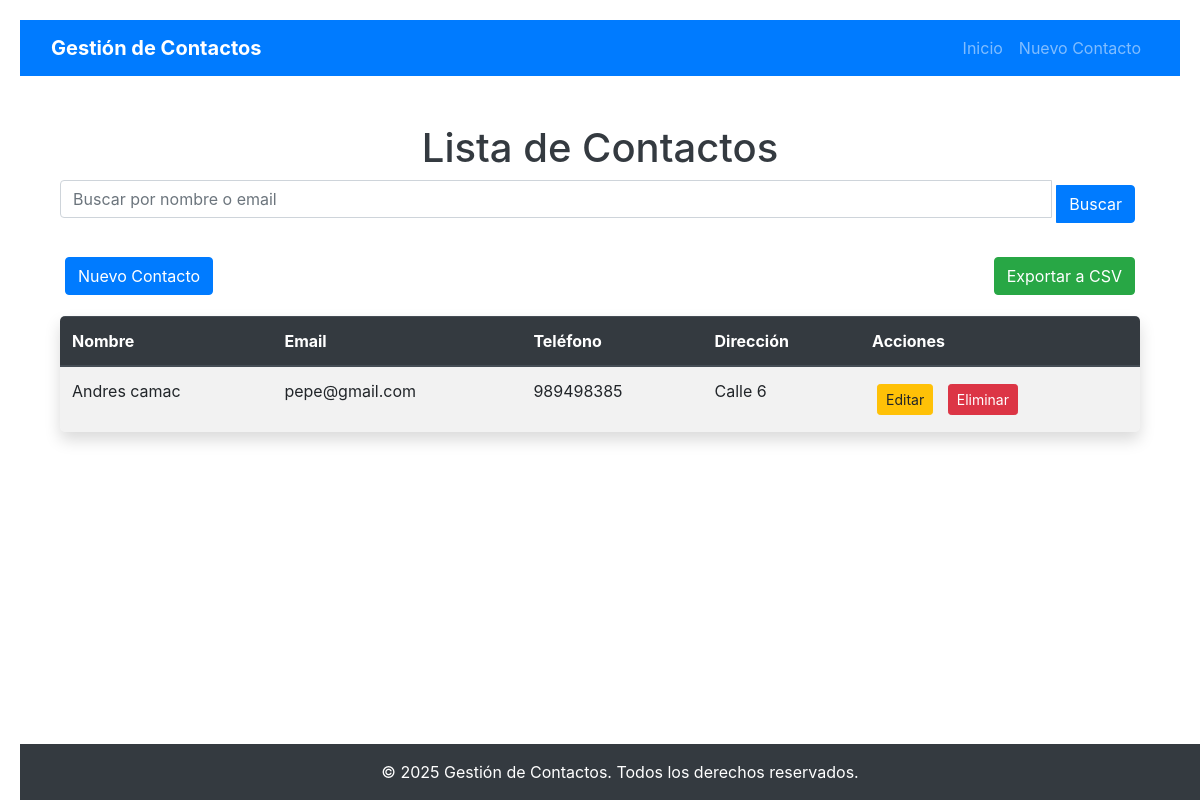
The app's page /, older data.
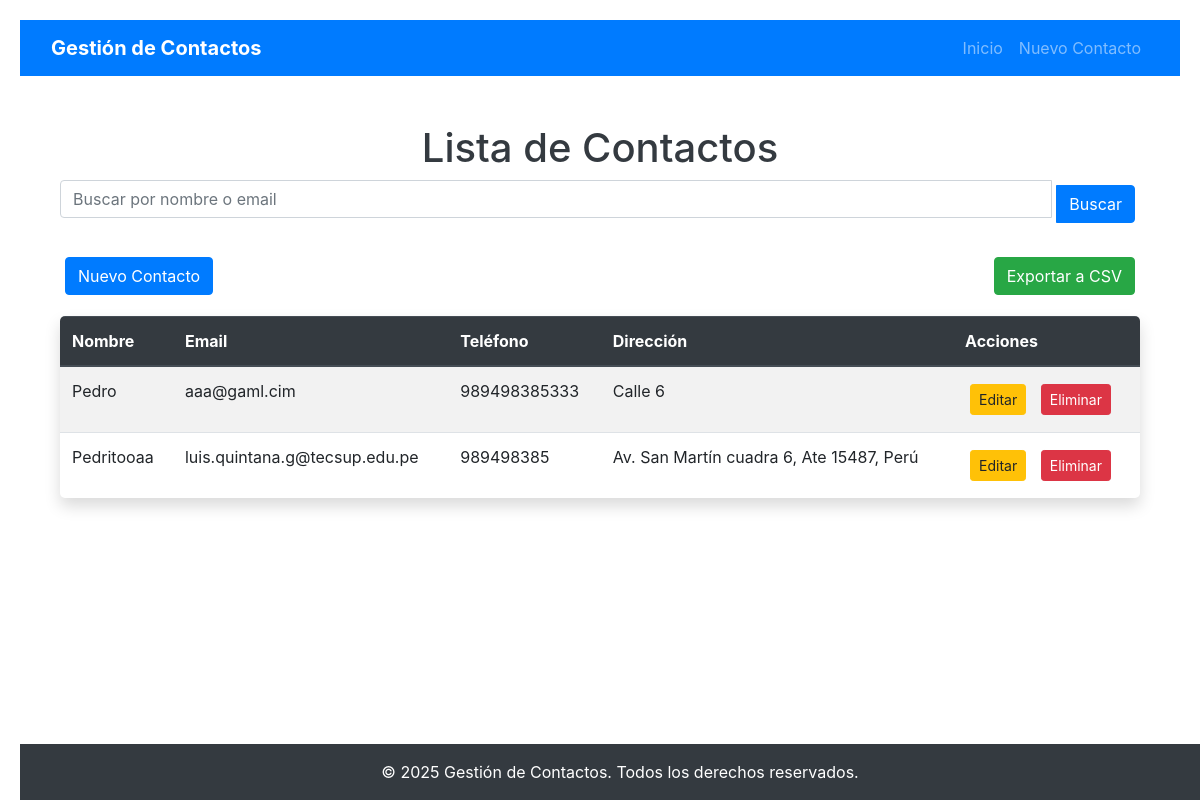
The same page, newer data.
### contactos/models.py (models this page shows, shortened)
class Contacto(models.Model):
    nombre = models.CharField(max_length=100)
    email = models.EmailField()
    telefono = models.CharField(max_length=15)
    direccion = models.CharField(max_length=255)
    creado = models.DateTimeField(auto_now_add=True)

### contactos/views.py (the view)
# urls.py: path('', views.listar_contactos, name='listar_contactos'),  # Ruta principal
def listar_contactos(request):
    query = request.GET.get('q')  # Obtén el término de búsqueda desde la URL
    if query:
        contactos = Contacto.objects.filter(nombre__icontains=query)  # Filtra por nombre
    else:
        contactos = Contacto.objects.all()  # Muestra todos los contactos
    return render(request, 'contactos/lista.html', {'contactos': contactos, 'query': query})

### contactos/templates/contactos/lista.html (shortened to what this page needs)
{% extends 'base.html' %}
    {% load static %}
    {% block content %}
    <div class="container-fluid">
        <h1 class="mt-5 text-center">Lista de Contactos</h1>
        <form method="get" class="mb-4">
            <div class="input-group">
                <input type="text" name="q" class="form-control" placeholder="Buscar por nombre o email" value="{{ query|default:'' }}">
                <div class="input-group-append">
                    <button class="btn btn-primary" type="submit">Buscar</button>
                </div>
            </div>
        </form>
        <div class="d-flex justify-content-between mb-3">
            <a href="{% url 'crear_contacto' %}" class="btn btn-primary">Nuevo Contacto</a>
            <a href="{% url 'exportar_contactos' %}" class="btn btn-success">Exportar a CSV</a>
        </div>
        <table class="table table-hover table-striped shadow">
            <thead class="thead-dark">
                <tr>
                    <th>Nombre</th>
                    <th>Email</th>
                    <th>Teléfono</th>
                    <th>Dirección</th>
                    <th>Acciones</th>
                </tr>
            </thead>
            <tbody>
                {% for contacto in contactos %}
                <tr>
                    <td>{{ contacto.nombre }}</td>
                    <td>{{ contacto.email }}</td>
                    <td>{{ contacto.telefono }}</td>
                    <td>{{ contacto.direccion }}</td>
                    <td>
                        <a href="{% url 'editar_contacto' contacto.id %}" class="btn btn-warning btn-sm">Editar</a>
                        <a href="{% url 'eliminar_contacto' contacto.id %}" class="btn btn-danger btn-sm">Eliminar</a>
                    </td>
                </tr>
                {% empty %}
                <tr>
                    <td colspan="5" class="text-center">No hay contactos disponibles.</td>
                </tr>
                {% endfor %}
            </tbody>
        </table>
    </div>
    {% endblock %}

### contactos/templates/base.html (shortened to what this page needs)
<!DOCTYPE html>
<html lang="es">
<head>
    {% load static %}
    <link rel="stylesheet" href="{% static 'css/styles.css' %}">
    <link rel="stylesheet" href="https://stackpath.bootstrapcdn.com/bootstrap/4.5.2/css/bootstrap.min.css">
</head>
<body>
    <nav class="navbar navbar-expand-lg navbar-dark bg-primary">
        <div class="container">
            <a class="navbar-brand" href="{% url 'listar_contactos' %}">Gestión de Contactos</a>
            <div class="collapse navbar-collapse" id="navbarNav">
                <ul class="navbar-nav ml-auto">
                    <li class="nav-item">
                        <a class="nav-link" href="{% url 'listar_contactos' %}">Inicio</a>
                    </li>
                    <li class="nav-item">
                        <a class="nav-link" href="{% url 'crear_contacto' %}">Nuevo Contacto</a>
                    </li>
                </ul>
            </div>
        </div>
    </nav>
    <main class="container my-5">
        {% block content %}
        {% endblock %}
    </main>
    <footer class="bg-dark text-white text-center py-3">
        <p class="mb-0">&copy; 2025 Gestión de Contactos. Todos los derechos reservados.</p>
    </footer>
</body>
</html>

### static/css/styles.css (style rules this page uses)
body { font-family: 'Arial', sans-serif; background-color: #f8f9fa; margin: 0; padding: 20px; margin-bottom: 60px; animation: fadeIn 1s ease-in-out; }
h1 { color: #343a40; animation: slideDown 0.8s ease-in-out; }
.table { width: 100%; margin-bottom: 1rem; color: #212529; border-radius: 5px; overflow: hidden; animation: fadeIn 1s ease-in-out; }
.table th, .table td { padding: 0.75rem; vertical-align: top; border-top: 1px solid #dee2e6; }
.table thead th { vertical-align: bottom; border-bottom: 2px solid #dee2e6; }
.btn { margin: 5px; border-radius: 20px; transition: transform 0.2s ease-in-out; }
.navbar-brand { font-weight: bold; font-size: 1.5rem; }
footer { background-color: #343a40; color: #ffffff; position: fixed; bottom: 0; width: 100%; padding: 10px 0; }
.container { max-width: 960px; }

Row changes from the older to the newer data that the page shows:
changed Contacto "Calle 6": nombre "Andres camac" → "Pedro"; email "pepe@gmail.com" → "aaa@gaml.cim"; telefono "989498385" → "989498385333"
added Contacto: nombre "Pedritooaa", email "luis.quintana.g@tecsup.edu.pe", telefono "989498385", direccion "Av. San Martín cuadra 6, Ate 15487, Perú"
